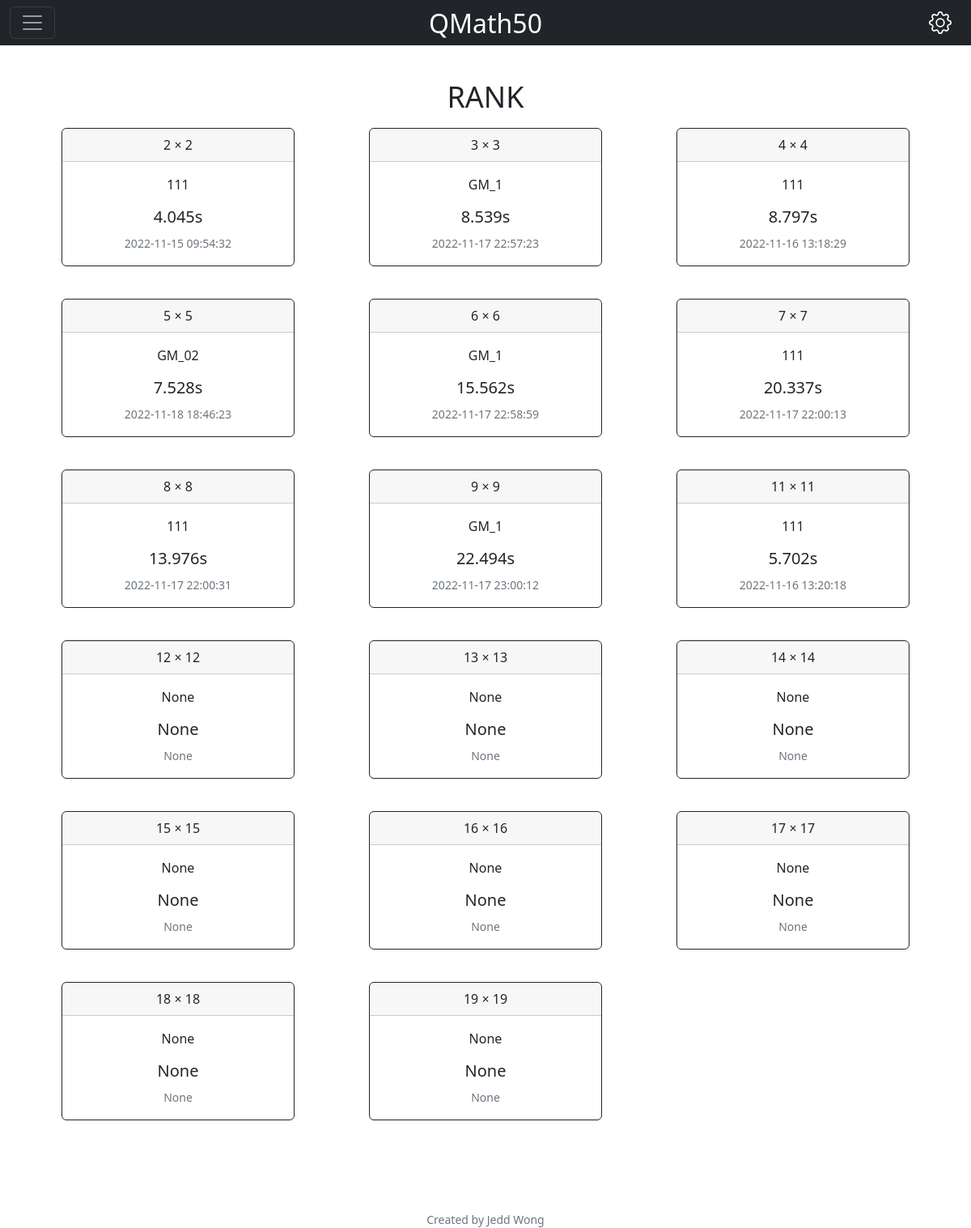
The app's page /rank (signed in) with its own data.
### tables this page shows
CREATE TABLE users (id INTEGER PRIMARY KEY AUTOINCREMENT NOT NULL, username TEXT NOT NULL, hash TEXT NOT NULL);

### main.py (the view)
@app.route('/rank')
@login_required
def rank():
    acc_id = session["user_id"]
    if acc_id != None:
        username_db = db.execute("SELECT username FROM users WHERE id = ?", acc_id)
        username = username_db[0]["username"]
        best_time_list = []
        for data in range(2,20):
            if data == 10:
                pass
            else:
                temp_dict = {}
                rank_best_db = db.execute("SELECT game_type, pofo_id, MIN(best_time), time FROM profile WHERE game_type = ?", data)
                best_player_id = rank_best_db[0]["pofo_id"]
                best_player_name = db.execute("SELECT username FROM users WHERE id = ?", best_player_id)
                if not best_player_name:
                    game_type = data
                    player_name = None
                    best_time = None
                    record_date_time = None
                else:
                    game_type = rank_best_db[0]["game_type"]
                    player_name = best_player_name[0]["username"]
                    best_time = rank_best_db[0]["MIN(best_time)"]
                    record_date_time = rank_best_db[0]["time"]
                temp_dict["game_type"] = game_type
                temp_dict["username"] = player_name
                temp_dict["best_time"] = best_time
                temp_dict["time"] = record_date_time
                if temp_dict["best_time"] != None:
                    temp_dict["best_time"] = str(best_time) + "s"
                best_time_list.append(temp_dict)
        contents = best_time_list
        return render_template("rank.html", jinja_username=username, jinja_contents=contents)
    else:
        return render_template("login.html")

### helpers.py (called while the page is built)
def login_required(f):
    @wraps(f)
    def decorated_function(*args, **kwargs):
        if session.get("user_id") is None:
            return redirect("/login")
        return f(*args, **kwargs)
    return decorated_function

### main.py (called while the page is built)
@app.after_request
def after_request(response):
    response.headers["Cache-Control"] = "no-cache, no-store, must-revalidate"
    response.headers["Expires"] = 0
    response.headers["Pragma"] = "no-cache"
    return response

### templates/rank.html (shortened to what this page needs)
{% extends "layout.html" %}
{% block main %}
        <div class="App_game">
          <div class="boardContainer" style="overflow: unset;">
              <div class="center">
                  <h1 style="font-size:3vw" id="indexTitle">RANK</h1>
              </div>
          </div>
        </div>
        <div class="row row-cols-1 row-cols-md-3 g-4">
          {% for content in jinja_contents %}
          <div class="col">
                <div class="card border-dark mb-3" style="max-width: 18rem;">
                    <div class="card-header">{{ content.game_type }} × {{ content.game_type }}</div>
                    <div class="card-body text-dark">
                      <p class="card-text">{{ content.username }}</p>
                      <h5 class="card-title">{{ content.best_time }}</h5>
                      <p class="card-text"><small class="text-muted">{{ content.time }}</small></p>
                    </div>
                </div>
          </div>
             {% endfor %}
        </div>
{% endblock %}

### static/css/styles.css (style rules this page uses)
html, body { margin: 0; height: 100%; }
.center { justify-content: center; color }
#indexTitle { margin: 2% 0 18%; }
.card { margin: 0 auto; float: none; margin-bottom: 10px; }
.App_game { width: 100%; max-width: var(--game-max-width); margin: 0 auto; height: calc(100% - var(--header-height)); display: flex; flex-direction: column; }
.boardContainer { display: flex; justify-content: center; align-items: center; flex-grow: 1; overflow: hidden; }

### records on screen
users: game_type "2", username "111", best_time "4.045s", time "2022-11-15 09:54:32", game_type "4", best_time "8.797s", time "2022-11-16 13:18:29", game_type "7", best_time "20.337s", time "2022-11-17 22:00:13", game_type "8", best_time "13.976s", time "2022-11-17 22:00:31", game_type "11", best_time "5.702s", time "2022-11-16 13:20:18"
users: game_type "3", username "GM_1", best_time "8.539s", time "2022-11-17 22:57:23", game_type "6", best_time "15.562s", time "2022-11-17 22:58:59", game_type "9", best_time "22.494s", time "2022-11-17 23:00:12"
users: game_type "5", username "GM_02", best_time "7.528s", time "2022-11-18 18:46:23"

### other values on screen
{{ content.game_type }} "12" "13" "14" "15" "16" "17" "18" "19"
{{ content.username }} "None" "None" "None" "None" "None" "None" "None" "None"
{{ content.best_time }} "None" "None" "None" "None" "None" "None" "None" "None"
{{ content.time }} "None" "None" "None" "None" "None" "None" "None" "None"
